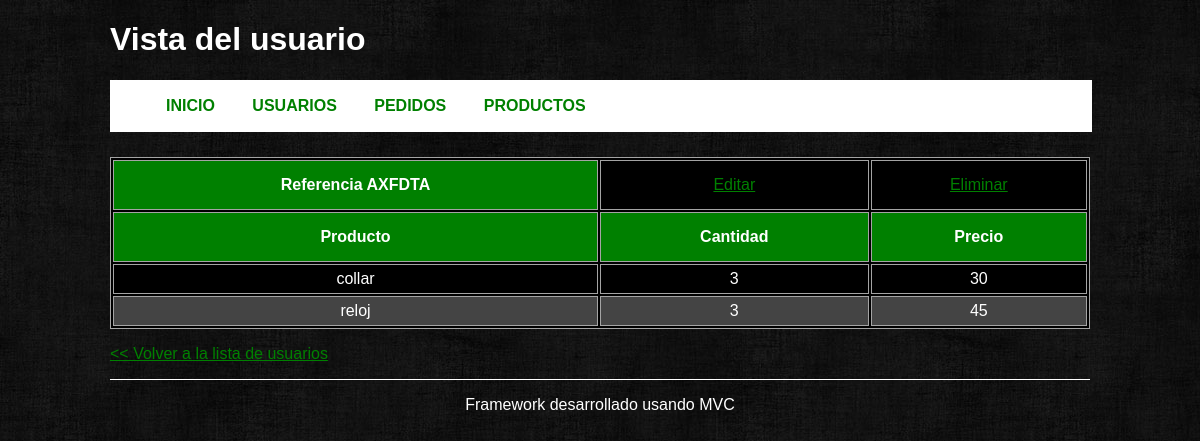
Screenshot of /order/view/1 with the database file from the repository.
### tables this page shows
CREATE TABLE IF NOT EXISTS `pedidos` (
  `id` int(11) NOT NULL AUTO_INCREMENT,
  `referencia` varchar(6) NOT NULL,
  `id_usuario` int(10) NOT NULL,
  PRIMARY KEY (`id`)
);

CREATE TABLE IF NOT EXISTS `pedidos_productos` (
  `id` int(11) NOT NULL AUTO_INCREMENT,
  `id_pedido` int(10) NOT NULL,
  `id_producto` int(11) NOT NULL,
  `cantidad` int(2) NOT NULL,
  PRIMARY KEY (`id`)
);

CREATE TABLE IF NOT EXISTS `productos` (
  `id` int(11) NOT NULL AUTO_INCREMENT,
  `nombre` varchar(30) NOT NULL,
  `precio` int(4) NOT NULL,
  PRIMARY KEY (`id`)
);

### controllers/orderController.php (called while the page is built, shortened)
<?php
class orderController extends Controller {
    private $_order;
    public function __construct () {
        $this->_order = $this->loadModel('order');
    }
    public function view($orderid) {
        $this->_view->order  = $this->_order->getOrderById($orderid);
        $this->_view->title = "Vista del usuario";
        $this->_view->render('view');
    }
}

### index.php (called while the page is built, shortened)
<?php
require_once APP_PATH . 'Controller.php';
require_once APP_PATH . 'Model.php';
try{
    Bootstrap::run(new Request);
}catch(Exception $e){
    echo $e->getMessage();;
}
?>

### application/Model.php (called while the page is built, shortened)
<?php
class Model {
    public function __construct() {
        $this->_db = new Database();
    }
}

### models/orderModel.php (called while the page is built, shortened)
<?php
class orderModel extends Model {
    public function getOrderById($id) {
        $order = $this->_db->prepare(
               "SELECT pedidos.referencia, productos.nombre, pedidos_productos.cantidad, (pedidos_productos.cantidad * productos.precio) AS precio
                FROM pedidos, pedidos_productos, productos
                WHERE pedidos_productos.id_pedido = ?
                AND pedidos_productos.id_producto = productos.id"
            );
        $order->bindParam(1, $id, PDO::PARAM_INT);
        $order->execute();
        return $order->fetchall(PDO::FETCH_ASSOC);
    }
}

### application/Controller.php (called while the page is built, shortened)
<?php
abstract class Controller {
    protected function loadModel($model) {
        $model = $model . 'Model';
        $pathModel = ROOT . 'models' . DS . $model . '.php';
        if(is_readable($pathModel)) {
            $model = new $model;
            return $model;
        }
        else {
            throw new Exception("Error de Modelo");
        }
    }
}

### views/order/view.phtml (the view)
<?php if(isset($this->order)  && count($this->order)): ?>
<table>
    <tr>
        <th>Referencia <?php echo $this->order[0]['referencia'] ?></th>
        <td>
            <a href="<?php echo BASE_URL . 'order/edit/' . $this->order['id']; ?>">Editar</a>
        </td>
        <td>
            <a href="<?php echo BASE_URL . 'order/delete/' . $this->order['id']; ?>">Eliminar</a>
        </td>
    </tr>
    <tr>
        <th>Producto</th>
        <th>Cantidad</th>
        <th>Precio</th>
    </tr>
            <?php foreach ($this->order as $order): ?>
    <tr id="cuerpo">
        <td><?php echo $order['nombre']?></td>
        <td><?php echo $order['cantidad']?></td>
        <td><?php echo $order['precio']?></td>
    </tr>
<?php endforeach; ?>
</table>
<?php else: ?>
    <p><strong>No hay datos en la base de datos</strong></p>
<?php endif; ?>
<p><a href="<?php echo BASE_URL . 'order' ?>">&lt;&lt; Volver a la lista de usuarios</a></p>

### views/layout/default/css/style.css (style rules this page uses)
body { color: white; background: transparent url('../img/fondo.jpeg') repeat; font-family: Arial, Helvetica, Verdana; }
a, a:visited { color:green; }
table { width: 980px; text-align: center; background: black; border: 1px solid #A4A4A4; border-collapse: separate; }
td { padding: 5px; border: 1px solid #A4A4A4; border-collapse: separate; }
th { padding: 15px; background: green; border: 1px solid #A4A4A4; border-collapse: separate; }
tr#cuerpo:nth-child(2n) { background: #444 }

### rows the page displays
pedidos: referencia "AXFDTA"
pedidos_productos: id_producto.nombre "collar", cantidad "3", precio "30"
pedidos_productos: id_producto.nombre "reloj", cantidad "3", precio "45"

### other values shown
$this->title "Vista del usuario"
$layoutParams['menu'][$i]['title'] "INICIO"
$layoutParams['menu'][$i]['title'] "USUARIOS"
$layoutParams['menu'][$i]['title'] "PEDIDOS"
$layoutParams['menu'][$i]['title'] "PRODUCTOS"
